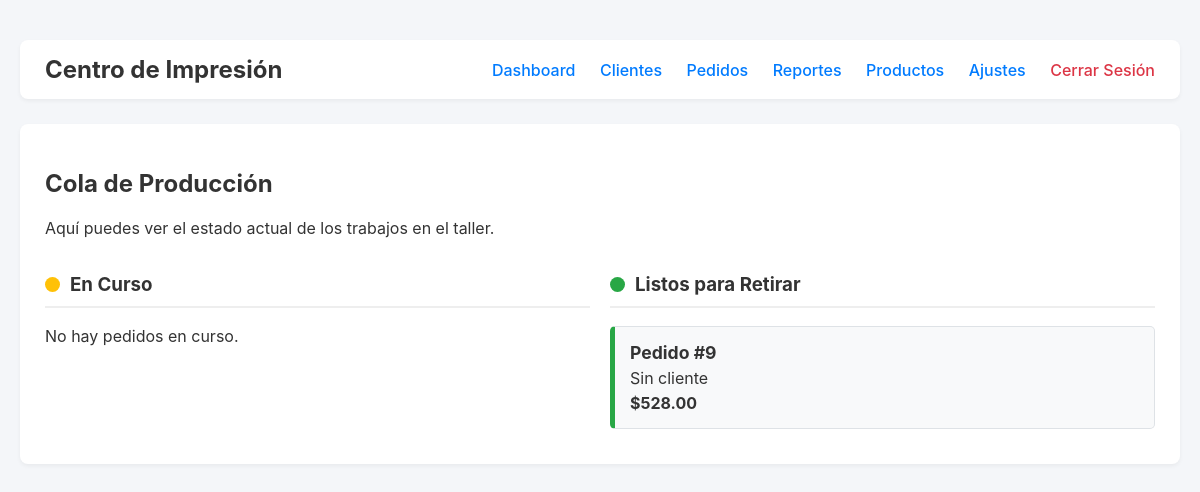
/dashboard (signed in), run on the app's committed database.
### tables this page shows
CREATE TABLE `pedidos` (
  `id` int(11) NOT NULL,
  `cliente_id` int(11) DEFAULT NULL,
  `usuario_id` int(11) DEFAULT NULL,
  `estado` varchar(50) NOT NULL,
  `notas_internas` text DEFAULT NULL,
  `costo_total` decimal(10,2) NOT NULL,
  `fecha_creacion` timestamp NOT NULL DEFAULT current_timestamp(),
  `ultima_actualizacion` timestamp NOT NULL DEFAULT current_timestamp() ON UPDATE current_timestamp()
);

### controllers/AuthController.php (called while the page is built, shortened)
<?php
require_once '../models/Order.php';
class AuthController
{
    private $orderModel;
    public function __construct($db_connection)
    {
        $this->orderModel = new Order($db_connection);
    }
    public function showDashboard()
    {
        $pedidosEnCurso = $this->orderModel->findByStatuses(['En Curso', 'Confirmado']);
        $pedidosListos = $this->orderModel->findByStatuses(['Listo para Retirar']);
        require_once '../views/layouts/header.php';
        require_once '../views/pages/dashboard/index.php';
        require_once '../views/layouts/footer.php';
    }
}

### models/Order.php (called while the page is built, shortened)
<?php
class Order {
    private $connection;
    private $table_name = "pedidos";
    public function __construct($db_connection) {
        $this->connection = $db_connection;
    }
    public function findByStatuses($statuses) {
        $placeholders = implode(',', array_fill(0, count($statuses), '?'));
        $query = "SELECT p.id, p.estado, p.costo_total, c.nombre as nombre_cliente
                  FROM " . $this->table_name . " p
                  LEFT JOIN clientes c ON p.cliente_id = c.id
                  WHERE p.estado IN (" . $placeholders . ")
                  ORDER BY p.ultima_actualizacion ASC";
        $stmt = $this->connection->prepare($query);
        $stmt->bind_param(str_repeat('s', count($statuses)), ...$statuses);
        $stmt->execute();
        $result = $stmt->get_result();
        return $result ? $result->fetch_all(MYSQLI_ASSOC) : [];
    }
}

### views/pages/dashboard/index.php (the view, shortened to what this page needs)
<h2>Cola de Producción</h2>
<p>Aquí puedes ver el estado actual de los trabajos en el taller.</p>
<div class="production-queues">
    <div class="queue-column">
        <h3><span class="status-circle in-progress"></span>En Curso</h3>
        <div class="order-list">
            <?php if (empty($pedidosEnCurso)): ?>
                <p>No hay pedidos en curso.</p>
            <?php endif; ?>
        </div>
    </div>
    <div class="queue-column">
        <h3><span class="status-circle ready"></span>Listos para Retirar</h3>
         <div class="order-list">
            <?php if (empty($pedidosListos)): ?>
                <p>No hay pedidos listos.</p>
            <?php else: ?>
                <?php foreach ($pedidosListos as $pedido): ?>
                    <div class="order-card">
                        <strong>Pedido #<?php echo $pedido['id']; ?></strong>
                        <p><?php echo htmlspecialchars($pedido['nombre_cliente'] ?? 'Sin cliente'); ?></p>
                        <span>$<?php echo number_format($pedido['costo_total'], 2); ?></span>
                    </div>
                <?php endforeach; ?>
            <?php endif; ?>
        </div>
    </div>
</div>

### views/layouts/header.php (style rules this page uses)
body { font-family: -apple-system, BlinkMacSystemFont, "Segoe UI", Roboto, "Helvetica Neue", Arial, sans-serif; background-color: #f4f6f9; margin: 0; color: #333; }

### views/pages/dashboard/index.php (style rules this page uses)
.production-queues { display: grid; grid-template-columns: 1fr 1fr; gap: 20px; }
.queue-column h3 { display: flex; align-items: center; border-bottom: 2px solid #eee; padding-bottom: 10px; }
.status-circle { width: 15px; height: 15px; border-radius: 50%; margin-right: 10px; }
.status-circle.in-progress { background-color: #ffc107; }
.status-circle.ready { background-color: #28a745; }
.order-list { margin-top: 15px; }
.order-card { background-color: #f8f9fa; border: 1px solid #dee2e6; border-left: 5px solid #ffc107; padding: 15px; border-radius: 5px; margin-bottom: 10px; }
.queue-column:last-child .order-card { border-left-color: #28a745; }
.order-card strong { font-size: 1.1em; }
.order-card p { margin: 5px 0; }
.order-card span { font-weight: bold; color: #333; }

### data on the page
pedidos: id "9", nombre_cliente "Sin cliente", costo_total "528.00"
